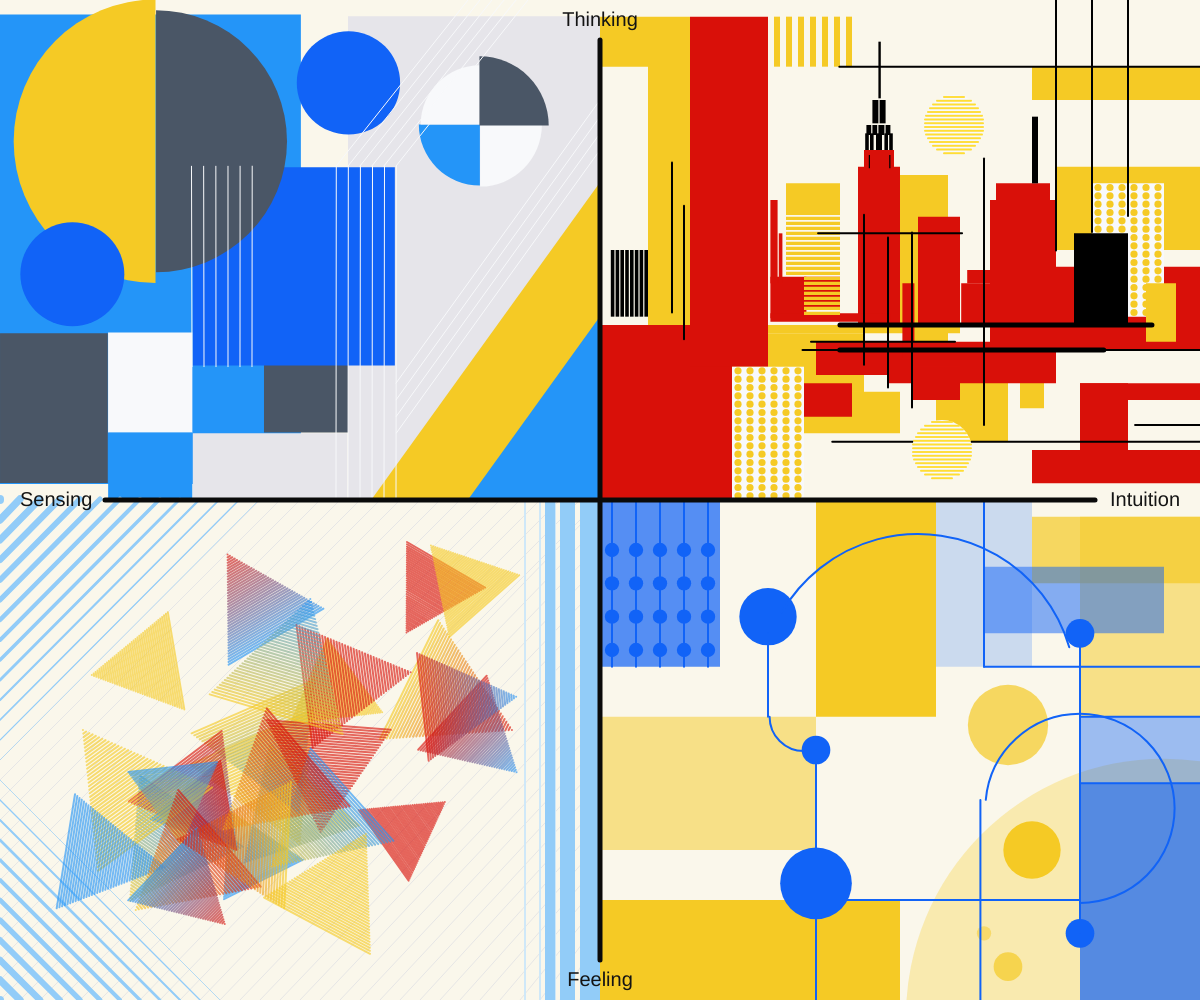
Frame 1 (no input)
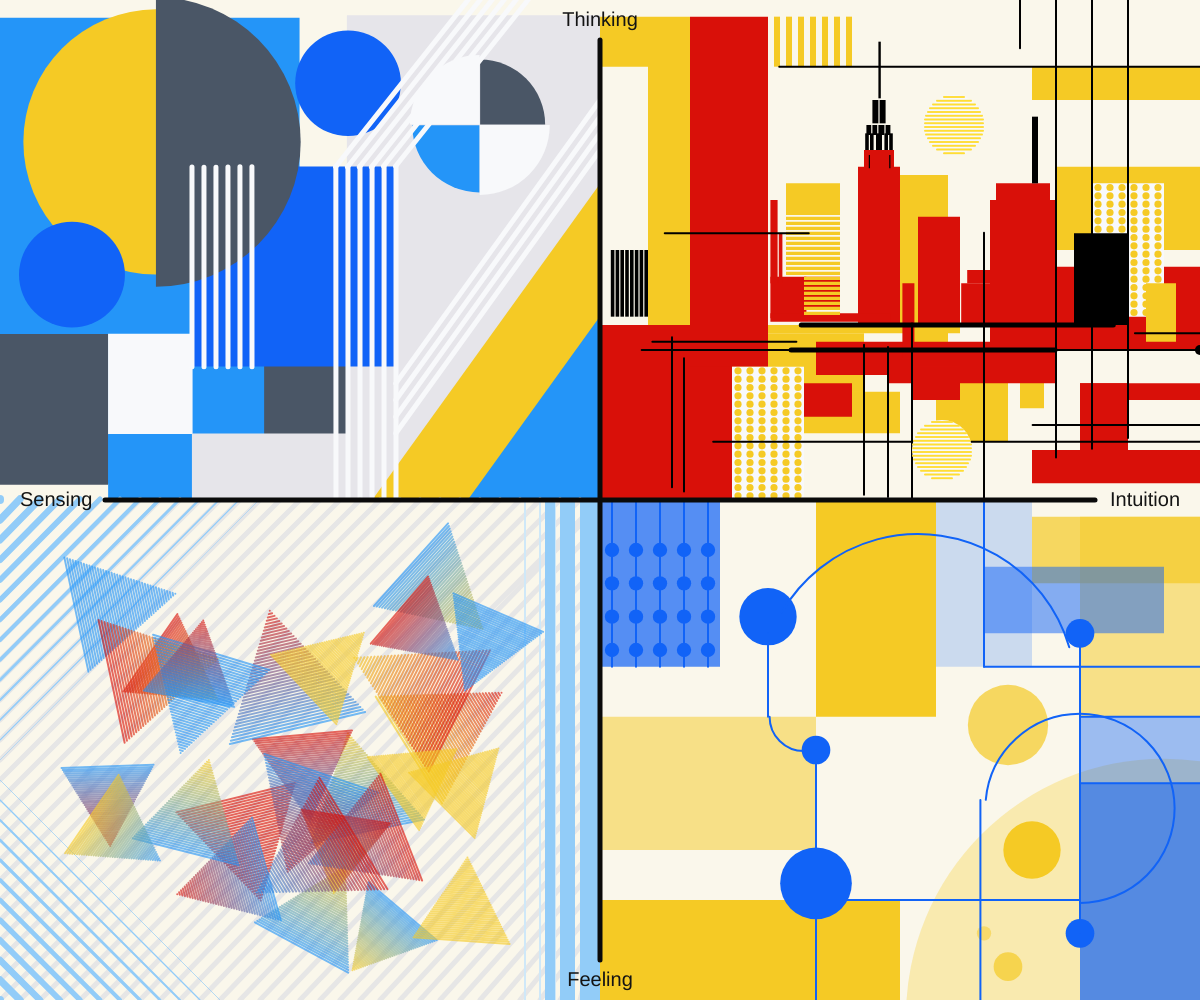
Frame 60 (no input)
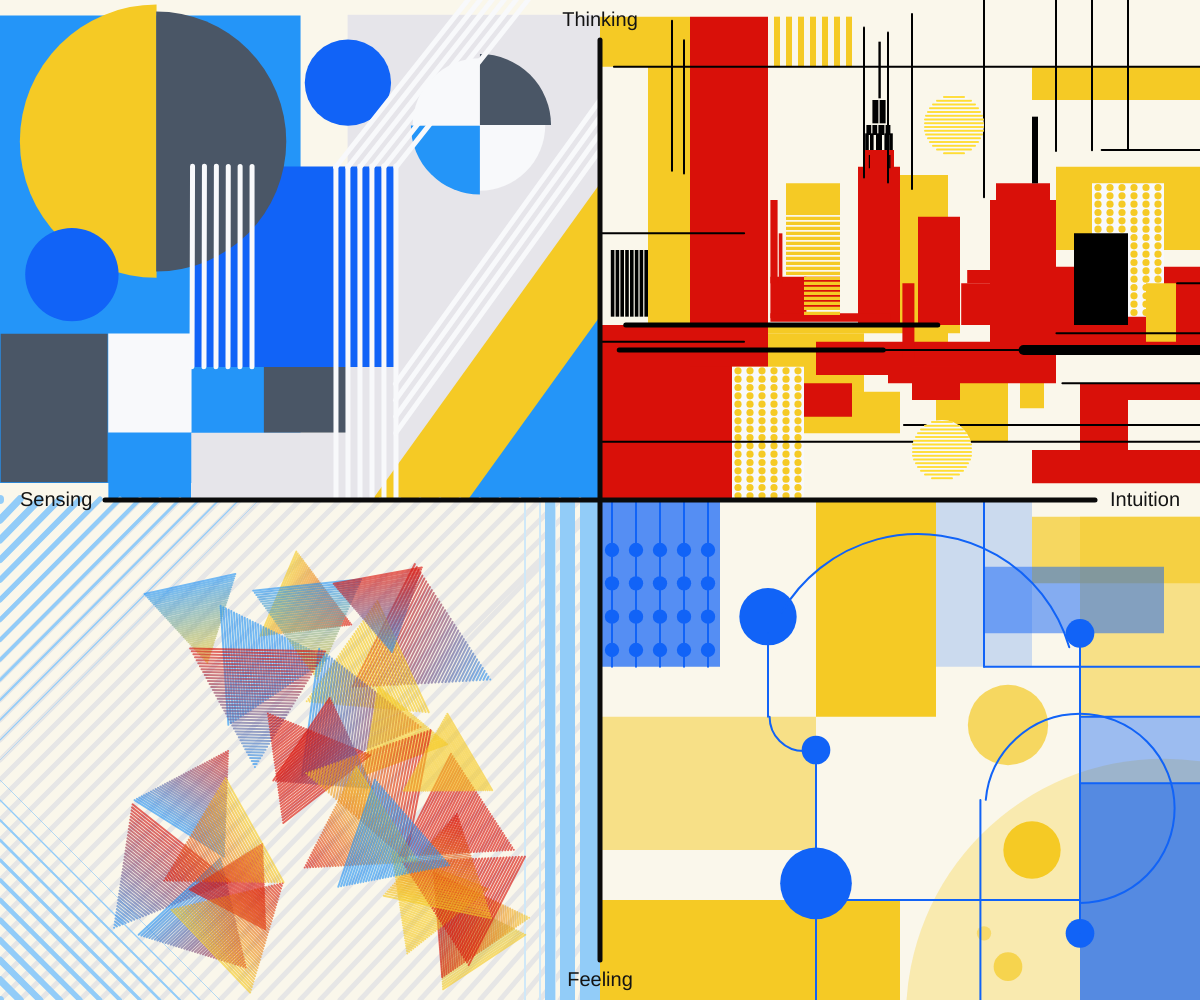
Frame 120 (the mouse pressed at the canvas centre since frame 60)

The p5.js sketch that drew these frames (run headless with seeded random() and noise() and a simulated clock; from frame 60 on, the mouse is pressed at the canvas centre):

// p5.js sketch
// ── sketch.js
/****************** Define global variables ******************/
const baseWidth = 1000;
const baseHeight = 600;
// Variables for the Sensing-Feeling quadrant visualization
let triangles = []; // Store triangles in the Sensing-Feeling quadrant
let dotSpacing = 24; // Dot spacing in the Sensing-Feeling pattern
let dotRadius = 2; // Dot radius in the Sensing-Feeling pattern
// Store original triangle positions for responsive design
let relativeTriangles = [];

// Add global variables for "top left zone" 
let topLeftRectSizeNoise = [];
let topLeftRectPosNoiseX = [];
let topLeftRectPosNoiseY = [];
let topLeftCircleSizeNoise = [];
let topLeftCirclePosNoiseX = [];
let topLeftCirclePosNoiseY = [];
const noiseArrayLength = 100;
const noiseStep = 0.05;

// Add global variables of "easing + transformation" animation for "top right zone"
const lineAnimationTime = 180; // Whole animation time
const lineEntranceFactor = 0.7; // Entrance animation ratio

// Add animation variables for "top right lines"
let topRightAnimationFrame = 0;
let topRightNoiseOffset = 0;

/************** Color palrtte and random function **************/
const palette = [
  [36, 149, 248],  //blue 1
  [17, 99, 247],   //blue 2
  [217, 16, 9],    //red 1
  [209, 55, 47],   //red 2
  [245, 202, 37],  //yellow 1
  [240, 214, 45],  //yellow 2
  [74, 86, 102],   //black
  [217, 217, 217], //grey 1
  [230, 229, 234], //grey 2
  [248, 249, 251], //white
];
// random color
function randomInt(maximum) {
  // Return a random integer from 0 up to (but not including) maximum
  return Math.floor(Math.random() * maximum);
}
function makeRGB(redInputValue, greenInputValue, blueInputValue) {
  if (redInputValue !== undefined && greenInputValue !== undefined && blueInputValue !== undefined) {
    return `rgb(${redInputValue}, ${greenInputValue}, ${blueInputValue})`;
  } else {
    let color = palette[randomInt(palette.length)];
    return `rgb(${color[0]}, ${color[1]}, ${color[2]})`;
  }
}

/****************** Top left shape data definition ******************/
const rects_topleft = [
  { x: 0, y: 10, w: 250, h: 280, color: makeRGB(36, 149, 248) },
  { x: 290, y: 10, w: 210, h: 290, color: makeRGB(230, 229, 234) },
  { x: 0, y: 200, w: 90, h: 90, color: makeRGB(74, 86, 102) },
  { x: 90, y: 200, w: 70, h: 60, color: makeRGB(248, 249, 251) },
  { x: 90, y: 260, w: 70, h: 40, color: makeRGB(36, 149, 248) },
  { x: 220, y: 200, w: 70, h: 60, color: makeRGB(74, 86, 102) },
  { x: 160, y: 260, w: 130, h: 40, color: makeRGB(230, 229, 234) },
  { x: 160, y: 100, w: 170, h: 120, color: makeRGB(17, 99, 247) },
];
const circles_topleft = [
  { x: 130, y: 85, r: 80, startAngle: 1 / 2 * Math.PI, endAngle: -1 / 2 * Math.PI, color: makeRGB(245, 202, 37), type: 'arc' },
  { x: 130, y: 85, r: 80, startAngle: -1 / 2 * Math.PI, endAngle: 1 / 2 * Math.PI, color: makeRGB(74, 86, 102), type: 'arc' },
  { x: 60, y: 165, r: 30, color: makeRGB(17, 99, 247), type: 'full' },
  { x: 290, y: 50, r: 30, color: makeRGB(17, 99, 247), type: 'full' },
  { x: 400, y: 75, r: 40, startAngle: 0, endAngle: Math.PI / 2, color: makeRGB(248, 249, 251), type: 'arc' },
  { x: 400, y: 75, r: 40, startAngle: Math.PI / 2, endAngle: Math.PI, color: makeRGB(36, 149, 248), type: 'arc' },
  { x: 400, y: 75, r: 40, startAngle: Math.PI, endAngle: 3 * Math.PI / 2, color: makeRGB(248, 249, 251), type: 'arc' },
  { x: 400, y: 75, r: 40, startAngle: 3 * Math.PI / 2, endAngle: 2 * Math.PI, color: makeRGB(74, 86, 102), type: 'arc' },
];
const lines_topleft = [
  { x1: 160, y1: 100, x2: 160, y2: 220, color: makeRGB(248, 249, 251), weight: 2 },
  { x1: 170, y1: 100, x2: 170, y2: 220, color: makeRGB(248, 249, 251), weight: 2 },
  { x1: 180, y1: 100, x2: 180, y2: 220, color: makeRGB(248, 249, 251), weight: 2 },
  { x1: 190, y1: 100, x2: 190, y2: 220, color: makeRGB(248, 249, 251), weight: 2 },
  { x1: 200, y1: 100, x2: 200, y2: 220, color: makeRGB(248, 249, 251), weight: 2 },
  { x1: 210, y1: 100, x2: 210, y2: 220, color: makeRGB(248, 249, 251), weight: 2 },
  { x1: 280, y1: 100, x2: 280, y2: 300, color: makeRGB(248, 249, 251), weight: 2 },
  { x1: 290, y1: 100, x2: 290, y2: 300, color: makeRGB(248, 249, 251), weight: 2 },
  { x1: 300, y1: 100, x2: 300, y2: 300, color: makeRGB(248, 249, 251), weight: 2 },
  { x1: 310, y1: 100, x2: 310, y2: 300, color: makeRGB(248, 249, 251), weight: 2 },
  { x1: 320, y1: 100, x2: 320, y2: 300, color: makeRGB(248, 249, 251), weight: 2 },
  { x1: 330, y1: 100, x2: 330, y2: 300, color: makeRGB(248, 249, 251), weight: 2 },
  { x1: 330, y1: 260, x2: 500, y2: 90, color: makeRGB(248, 249, 251), weight: 2 },
  { x1: 330, y1: 250, x2: 500, y2: 80, color: makeRGB(248, 249, 251), weight: 2 },
  { x1: 330, y1: 240, x2: 500, y2: 70, color: makeRGB(248, 249, 251), weight: 2 },
  { x1: 330, y1: 230, x2: 500, y2: 60, color: makeRGB(248, 249, 251), weight: 2 },
  { x1: 280, y1: 100, x2: 390, y2: 0, color: makeRGB(248, 249, 251), weight: 2 },
  { x1: 290, y1: 100, x2: 400, y2: 0, color: makeRGB(248, 249, 251), weight: 2 },
  { x1: 300, y1: 100, x2: 410, y2: 0, color: makeRGB(248, 249, 251), weight: 2 },
  { x1: 310, y1: 100, x2: 420, y2: 0, color: makeRGB(248, 249, 251), weight: 2 },
  { x1: 320, y1: 100, x2: 430, y2: 0, color: makeRGB(248, 249, 251), weight: 2 },
  { x1: 330, y1: 100, x2: 440, y2: 0, color: makeRGB(248, 249, 251), weight: 2 },
];
const triangles_topleft = [
  // Large yellow triangle (side length 190)
  {
    points: [
      { x: 500, y: 300 }, // Right angle vertex (origin of coordinate axes)
      { x: 310, y: 300 }, // Horizontal edge point (left 190)
      { x: 500, y: 110 }  // Vertical edge point (upward 190)
    ],
    color: makeRGB(245, 202, 37),
    type: 'right_triangle_large'
  },
  // Small blue triangle (side length 110)
  {
    points: [
      { x: 500, y: 300 }, // Right angle vertex (origin of coordinate axes)
      { x: 390, y: 300 }, // Horizontal edge point (left 110)
      { x: 500, y: 190 }  // Vertical edge point (upward 110)
    ],
    color: makeRGB(36, 149, 248),
    type: 'right_triangle_small'
  }
];

/****************** Top right shape data definition ******************/
const rects_topright_background_yellow = [
  { x: 0, y: 40, w: 140, h: 20 },
  { x: 0, y: 100, w: 120, h: 50 },
  { x: 210, y: 105, w: 60, h: 90 },
  { x: 460, y: 10, w: 40, h: 30 },
  { x: 425, y: 10, w: 35, h: 290 },
  { x: 350, y: 10, w: 5, h: 30 },
  { x: 340, y: 10, w: 5, h: 30 },
  { x: 330, y: 10, w: 5, h: 30 },
  { x: 320, y: 10, w: 5, h: 30 },
  { x: 310, y: 10, w: 5, h: 30 },
  { x: 300, y: 10, w: 5, h: 30 },
  { x: 290, y: 10, w: 5, h: 30 },
  { x: 280, y: 200, w: 220, h: 40 },
  { x: 200, y: 195, w: 280, h: 5 },
  { x: 210, y: 185, w: 30, h: 35 },
  { x: 250, y: 235, w: 230, h: 25 },
  { x: 160, y: 215, w: 60, h: 50 },
  { x: 130, y: 215, w: 20, h: 30 },
]
const rects_topright_background_red = [
  { x: 0, y: 160, w: 130, h: 50 },
  { x: 390, y: 195, w: 110, h: 105 },
  { x: 390, y: 10, w: 35, h: 210 },
  { x: 360, y: 10, w: 30, h: 210 },
  { x: 0, y: 230, w: 100, h: 10 },
  { x: 60, y: 230, w: 40, h: 40 },
  { x: 0, y: 270, w: 140, h: 20 },
  { x: 120, y: 210, w: 140, h: 20 },
  { x: 175, y: 205, w: 145, h: 20 },
  { x: 290, y: 230, w: 40, h: 20 },
  { x: 200, y: 220, w: 40, h: 20 },
]
const rects_topright_building_red = [
  { x: 250, y: 100, w: 35, h: 95 },
  { x: 255, y: 90, w: 25, h: 15 },
  { x: 238, y: 170, w: 10, h: 45 },
  { x: 200, y: 130, w: 35, h: 65 },
  { x: 174, y: 170, w: 25, h: 25 },
  { x: 174, y: 162, w: 20, h: 8 },
  { x: 120, y: 120, w: 55, h: 90, dots: true },
  { x: 125, y: 110, w: 45, h: 10 },
  { x: 300, y: 166, w: 30, h: 20 },
  { x: 328, y: 166, w: 30, h: 25 },
  { x: 352, y: 120, w: 6, h: 50 },
  { x: 348, y: 140, w: 3, h: 30 },
  { x: 258, y: 188, w: 100, h: 5 },
]
const rects_topright_building_black = [
  { x: 256, y: 80, w: 3, h: 10 },
  { x: 260, y: 80, w: 3, h: 10 },
  { x: 265, y: 80, w: 5, h: 10 },
  { x: 272, y: 80, w: 3, h: 10 },
  { x: 276, y: 80, w: 3, h: 10 },
  { x: 274, y: 75, w: 4, h: 6 },
  { x: 269, y: 75, w: 4, h: 6 },
  { x: 263, y: 75, w: 5, h: 6 },
  { x: 258, y: 75, w: 4, h: 6 },
  { x: 262, y: 60, w: 5, h: 14 },
  { x: 268, y: 60, w: 5, h: 14 },
  { x: 266, y: 25, w: 2, h: 34 },
  { x: 275, y: 93, w: 1, h: 8 },
  { x: 258, y: 93, w: 1, h: 8 },
  { x: 60, y: 140, w: 45, h: 55 },
  { x: 135, y: 70, w: 5, h: 40 },
  { x: 460, y: 150, w: 3, h: 40 },
  { x: 464, y: 150, w: 3, h: 40 },
  { x: 468, y: 150, w: 3, h: 40 },
  { x: 472, y: 150, w: 3, h: 40 },
  { x: 476, y: 150, w: 3, h: 40 },
  { x: 480, y: 150, w: 3, h: 40 },
  { x: 484, y: 150, w: 3, h: 40 },
  { x: 488, y: 150, w: 3, h: 40 },
]
const rects_topright_building_yellow = [
  { x: 300, y: 110, w: 45, h: 19 },
  { x: 300, y: 130, w: 45, h: 2 },
  { x: 300, y: 133, w: 45, h: 2 },
  { x: 300, y: 136, w: 45, h: 2 },
  { x: 300, y: 139, w: 45, h: 2 },
  { x: 300, y: 142, w: 45, h: 2 },
  { x: 300, y: 145, w: 45, h: 2 },
  { x: 300, y: 148, w: 45, h: 2 },
  { x: 300, y: 151, w: 45, h: 2 },
  { x: 300, y: 154, w: 45, h: 2 },
  { x: 300, y: 157, w: 45, h: 2 },
  { x: 300, y: 160, w: 45, h: 2 },
  { x: 300, y: 163, w: 45, h: 2 },
  { x: 300, y: 166, w: 30, h: 2 },
  { x: 300, y: 169, w: 30, h: 2 },
  { x: 300, y: 172, w: 30, h: 2 },
  { x: 300, y: 175, w: 30, h: 2 },
  { x: 300, y: 178, w: 30, h: 2 },
  { x: 300, y: 181, w: 30, h: 2 },
  { x: 300, y: 184, w: 30, h: 2 },
  { x: 300, y: 187, w: 30, h: 2 },
  { x: 20, y: 170, w: 25, h: 35 },
]
const rects_topright_background_white = [
  { x: 330, y: 220, w: 60, h: 80, dots: true },
  { x: 30, y: 110, w: 60, h: 80, dots: true }
]
const lines_topright_1 = [
  { x1: 0, y1: 210, x2: 175, y2: 210 }
]
const lines_topright_2 = [
  { x1: 240, y1: 195, x2: 500, y2: 195 },
  { x1: 280, y1: 210, x2: 500, y2: 210 },
]
const lines_topright_3 = [
  { x1: 0, y1: 40, x2: 500, y2: 40 },
  { x1: 0, y1: 90, x2: 90, y2: 90 },
  { x1: 0, y1: 230, x2: 120, y2: 230 },
  { x1: 0, y1: 255, x2: 250, y2: 255 },
  { x1: 0, y1: 265, x2: 500, y2: 265 },
  { x1: 0, y1: 170, x2: 20, y2: 170 },
  { x1: 0, y1: 200, x2: 120, y2: 200 },
  { x1: 380, y1: 140, x2: 500, y2: 140 },
  { x1: 380, y1: 205, x2: 500, y2: 205 },
  { x1: 0, y1: 210, x2: 500, y2: 210 },
  { x1: 60, y1: 10, x2: 60, y2: 290 },
  { x1: 90, y1: 10, x2: 90, y2: 290 },
  { x1: 120, y1: 10, x2: 120, y2: 290 },
  { x1: 150, y1: 10, x2: 150, y2: 40 },
  { x1: 440, y1: 210, x2: 440, y2: 300 },
  { x1: 430, y1: 220, x2: 430, y2: 300 },
  { x1: 280, y1: 210, x2: 280, y2: 300 },
  { x1: 260, y1: 210, x2: 260, y2: 300 },
  { x1: 240, y1: 195, x2: 240, y2: 300 },
  { x1: 180, y1: 140, x2: 180, y2: 300 },
]

/****************** Bottom right shape data definition ******************/
const circles_bottomright_yellow = [
  { x: 30, y: -10, r: 180, color: 'rgba(245, 202, 37, 0.3)' },
  { x: 160, y: 165, r: 28, color: 'rgba(245, 202, 37, 0.7)' },
  { x: 140, y: 90, r: 20, color: 'rgba(245, 202, 37, 1)' },
  { x: 180, y: 40, r: 5, color: 'rgba(245, 202, 37, 0.5)' },
  { x: 160, y: 20, r: 10, color: 'rgba(245, 202, 37, 0.7)' },
]
const rects_bottom_right_yellow = [
  { x: 250, y: 0, w: 250, h: 60, color: 'rgba(245, 202, 37, 1)' },
  { x: 320, y: 90, w: 180, h: 80, color: 'rgba(245, 202, 37, 0.5)' },
  { x: 220, y: 170, w: 100, h: 130, color: 'rgba(245, 202, 37, 1)' },
  { x: 0, y: 250, w: 140, h: 40, color: 'rgba(245, 202, 37, 0.7)' },
  { x: 0, y: 170, w: 100, h: 120, color: 'rgba(245, 202, 37, 0.5)' },
]
const rects_bottom_right_blue = [
  { x: 0, y: 0, w: 100, h: 130, color: 'rgba(17, 99, 247, 0.7)' },
  { x: 0, y: 130, w: 100, h: 40, color: 'rgba(17, 99, 247, 0.4)' },
  { x: 30, y: 220, w: 150, h: 40, color: 'rgba(17, 99, 247, 0.5)' },
  { x: 140, y: 200, w: 80, h: 100, color: 'rgba(17, 99, 247, 0.2)' },
  { x: 400, y: 200, w: 100, h: 100, color: 'rgba(17, 99, 247, 0.7)' },
]
const circles_bottomright_blue = [
  { x: 360, y: 230, r: 20, color: 'rgba(17, 99, 247, 1)' },
  { x: 320, y: 150, r: 10, color: 'rgba(17, 99, 247, 1)' },
  { x: 100, y: 220, r: 10, color: 'rgba(17, 99, 247, 1)' },
  { x: 100, y: 40, r: 10, color: 'rgba(17, 99, 247, 1)' },
  { x: 320, y: 70, r: 25, color: 'rgba(17, 99, 247, 1)' },
  { x: 410, y: 210, r: 5, color: 'rgba(17, 99, 247, 1)' },
  { x: 430, y: 210, r: 5, color: 'rgba(17, 99, 247, 1)' },
  { x: 450, y: 210, r: 5, color: 'rgba(17, 99, 247, 1)' },
  { x: 470, y: 210, r: 5, color: 'rgba(17, 99, 247, 1)' },
  { x: 490, y: 210, r: 5, color: 'rgba(17, 99, 247, 1)' },
  { x: 410, y: 230, r: 5, color: 'rgba(17, 99, 247, 1)' },
  { x: 430, y: 230, r: 5, color: 'rgba(17, 99, 247, 1)' },
  { x: 450, y: 230, r: 5, color: 'rgba(17, 99, 247, 1)' },
  { x: 470, y: 230, r: 5, color: 'rgba(17, 99, 247, 1)' },
  { x: 490, y: 230, r: 5, color: 'rgba(17, 99, 247, 1)' },
  { x: 410, y: 250, r: 5, color: 'rgba(17, 99, 247, 1)' },
  { x: 430, y: 250, r: 5, color: 'rgba(17, 99, 247, 1)' },
  { x: 450, y: 250, r: 5, color: 'rgba(17, 99, 247, 1)' },
  { x: 470, y: 250, r: 5, color: 'rgba(17, 99, 247, 1)' },
  { x: 490, y: 250, r: 5, color: 'rgba(17, 99, 247, 1)' },
  { x: 410, y: 270, r: 5, color: 'rgba(17, 99, 247, 1)' },
  { x: 430, y: 270, r: 5, color: 'rgba(17, 99, 247, 1)' },
  { x: 450, y: 270, r: 5, color: 'rgba(17, 99, 247, 1)' },
  { x: 470, y: 270, r: 5, color: 'rgba(17, 99, 247, 1)' },
  { x: 490, y: 270, r: 5, color: 'rgba(17, 99, 247, 1)' },
  { x1: 410, y1: 290, x2: 430, y2: 290, color: 'rgba(17, 99, 247, 1)' },
  { x1: 450, y1: 290, x2: 470, y2: 290, color: 'rgba(17, 99, 247, 1)' },
]
const lines_bottomright = [
  { x1: 0, y1: 200, x2: 180, y2: 200 },
  { x1: 0, y1: 170, x2: 100, y2: 170 },
  { x1: 0, y1: 130, x2: 100, y2: 130 },
  { x1: 100, y1: 60, x2: 320, y2: 60 },
  { x1: 180, y1: 300, x2: 180, y2: 200 },
  { x1: 100, y1: 220, x2: 100, y2: 40 },
  { x1: 360, y1: 220, x2: 360, y2: 170 },
  { x1: 320, y1: 150, x2: 320, y2: 0 },
  { x1: 183, y1: 120, x2: 183, y2: 0 },
  { x1: 410, y1: 200, x2: 410, y2: 300 },
  { x1: 430, y1: 200, x2: 430, y2: 300 },
  { x1: 450, y1: 200, x2: 450, y2: 300 },
  { x1: 470, y1: 200, x2: 470, y2: 300 },
  { x1: 490, y1: 200, x2: 490, y2: 300 },
]
const arcs_bottomright = [
  {
    cx: 100,
    cy: 115,
    radius: 132,
    startAngle: Math.PI / 35,
    endAngle: Math.PI / 2,
  },
  {
    cx: 235,
    cy: 185,
    radius: 220,
    startAngle: Math.PI / 6,
    endAngle: Math.PI / 1.1,
  },
  {
    cx: 100,
    cy: 115,
    radius: 132,
    startAngle: Math.PI / 2,
    endAngle: Math.PI / -2,
  },
  {
    cx: 330,
    cy: 170,
    radius: 48,
    startAngle: -Math.PI / 2,
    endAngle: 0,
  }
];

function setup() {
  createCanvas(windowWidth, windowHeight);
  //noLoop();// Remove noLoop() so that the draw function can continue to play the animation.
  generateStructuredTriangles(6, 8); // Rule grid structure
  updateTriangles();

  // Pre-generate Perlin Noise sequence for the TopLeft region
  for (let i = 0; i < noiseArrayLength; i++) {
    // Noise of rectangle size variation
    topLeftRectSizeNoise.push(noise(i * noiseStep));
    // Noise of rectangle position X offset
    topLeftRectPosNoiseX.push(noise(i * noiseStep + 10)); // +10 错开噪点起始
    // Noise of rectangle position Y offset
    topLeftRectPosNoiseY.push(noise(i * noiseStep + 20));
    // Noise of varying circular size
    topLeftCircleSizeNoise.push(noise(i * noiseStep + 30));
    // Noise of circular position X offset
    topLeftCirclePosNoiseX.push(noise(i * noiseStep + 40));
    // Noise of circular position Y offset
    topLeftCirclePosNoiseY.push(noise(i * noiseStep + 50));
  }
}


/**************************** Main drawing function ****************************/
function draw() {
  background(250, 247, 235);
  // Calculate the horizontal and vertical scaling ratios to ensure that the graphic adapts to the screen size.
  // width and height are the current width and height of the canvas.
  // baseWidth and baseHeight are the original dimensions used as a reference during design.
  let scaleX = width / baseWidth;
  let scaleY = height / baseHeight;

  //-----------------------Top left-----------------------//
  drawTopLeft(scaleX, scaleY);

  //-----------------------Top right-----------------------//
  drawTopRight(scaleX, scaleY);

  //----------------------Bottom left----------------------//
  drawBottomLeft(scaleX, scaleY);

  //----------------------Bottom right---------------------//
  drawBottomRight(scaleX, scaleY);

  // Draw fixed-size, scalable circles at a specified location //
  drawFixedCircles(scaleX, scaleY);

  //-------------Draw coordinate axes and text------------//
  drawCoordinates();

}



/********************************* Function zone 1 *********************************/
//---- Function：draw dots inside the rectangle and scale to fit. ----//
function drawDotsInRect(rectObj, scaleX = 1, scaleY = 1) {
  let dotR = 5 * ((scaleX + scaleY) / 2);
  let gapX = 10 * scaleX;
  let gapY = 5 * scaleY;

  fill(245, 202, 37);
  noStroke();
  for (let x = rectObj.x + gapX / 2; x < rectObj.x + rectObj.w; x += gapX) {
    for (let y = rectObj.y + gapY / 2; y < rectObj.y + rectObj.h; y += gapY) {
      ellipse(x, y, dotR, dotR);
    }
  }
  stroke(20);
}

//---- Function：draw lines inside the circles and scale to fit. ----//
function drawLinesInCircle(circleObj) {
  let gap = circleObj.r / 8; // Gap of lines
  stroke(255, 221, 51);
  strokeWeight(2);
  // Filled with lines
  for (let y = circleObj.y - circleObj.r + gap / 2; y < circleObj.y + circleObj.r; y += gap) {
    for (let x = circleObj.x - circleObj.r; x <= circleObj.x + circleObj.r; x += 1) {
      if (dist(x, y, circleObj.x, circleObj.y) < circleObj.r) {
        point(x, y);
      }
    }
  }
  stroke(30);
}
/********************************* --------------- *********************************/


/************************ Function zone 2 - Drawing four parts ************************/
//---------------- Function: draw top left shapes ----------------//
function drawTopLeft(scaleX, scaleY) {
  // get current noise array
  let currentIndex = frameCount % noiseArrayLength;
  for (let i = 0; i < rects_topleft.length; i++) {
    let r = rects_topleft[i];
    fill(r.color);
    noStroke();

    // Get values from a pre-generated noise array
    let rectNoiseIndex = (currentIndex + i * 5) % noiseArrayLength;
    // Size noise: let the width and height fluctuate slightly above and below the original size
    let sizeFactor = map(topLeftCircleSizeNoise[rectNoiseIndex], 0, 1, 0.98, 1.03);
    // Position noise
    let offsetX = map(topLeftRectPosNoiseX[rectNoiseIndex], 0, 1, -1, 1) * scaleX;
    let offsetY = map(topLeftRectPosNoiseY[rectNoiseIndex], 0, 1, -1, 1) * scaleY;
    // Apply noise animation
    let startW = r.w * scaleX;
    let startH = r.h * scaleY;
    let animatedW = startW * sizeFactor;
    let animatedH = startH * sizeFactor;
    let x = r.x * scaleX + offsetX + (startW - animatedW) / 2;
    let y = r.y * scaleY + offsetY + (startH - animatedH) / 2;

    rect(x, y, animatedW, animatedH);
  }

  // Draw triangles
  for (let i = 0; i < triangles_topleft.length; i++) {
    let t = triangles_topleft[i];
    let triangleNoiseIndex = (currentIndex + i * 12) % noiseArrayLength;
    fill(t.color);
    noStroke();
    beginShape();
    for (let j = 0; j < t.points.length; j++) {
      let point = t.points[j];
      let tOffsetX = map(topLeftCirclePosNoiseX[triangleNoiseIndex], 0, 1, -0.8, 0.8) * scaleX;
      let tOffsetY = map(topLeftCirclePosNoiseY[triangleNoiseIndex], 0, 1, -0.8, 0.8) * scaleY;
      let x = point.x * scaleX + tOffsetX;
      let y = point.y * scaleY + tOffsetY;
      vertex(x, y);
    }
    endShape(CLOSE);
  }
  // Draw circles
  for (let i = 0; i < circles_topleft.length; i++) {
    let c = circles_topleft[i];
    fill(c.color);
    noStroke();

    // Animation variables
    let circleNoiseIndex = (currentIndex + i * 7) % noiseArrayLength;
    let radiusFactor = map(topLeftCircleSizeNoise[circleNoiseIndex], 0, 1, 0.95, 1.5);
    // Animation
    let cOffsetX = map(topLeftCirclePosNoiseX[circleNoiseIndex], 0, 1, -0.8, 0.8) * scaleX;
    let cOffsetY = map(topLeftCirclePosNoiseY[circleNoiseIndex], 0, 1, -0.8, 0.8) * scaleY;
    let x = c.x * scaleX + cOffsetX;
    let y = c.y * scaleY + cOffsetY;
    let r = c.r * ((scaleX + scaleY) / 2);
    let animateR = r * radiusFactor;
    // Determine whether it is a full circle or a half circle.
    if (c.type === 'full') {
      ellipse(x, y, animateR * 2, animateR * 2);
    } else if (c.type === 'arc') {
      arc(x, y, animateR * 2, animateR * 2, c.startAngle, c.endAngle, PIE);
    }
  }
  // Draw lines
  for (let i = 0; i < lines_topleft.length; i++) {
    let l = lines_topleft[i];
    stroke(l.color);
    // Animation variables
    let lineNoiseIndex = (currentIndex + i * 2) % noiseArrayLength;
    let weightFactor = map(noiseArrayLength[lineNoiseIndex], 0, 1, 0.8, 0.2);
    let lOffsetX = map(topLeftCirclePosNoiseX[lineNoiseIndex], 0, 1, -0.8, 0.8) * scaleX;
    let lOffsetY = map(topLeftCirclePosNoiseY[lineNoiseIndex], 0, 1, -0.8, 0.8) * scaleY;
    // Animation
    strokeWeight(l.weight * ((scaleX + scaleY) / 2) * weightFactor);
    let x1 = l.x1 * scaleX + lOffsetX;
    let y1 = l.y1 * scaleY + lOffsetY;
    let x2 = l.x2 * scaleX;
    let y2 = l.y2 * scaleY;
    line(x1, y1, x2, y2);
  }
}

//---------------- Function: draw top right shapes ----------------//
function drawTopRight(scaleX, scaleY) {
  // Update animation variables
  topRightAnimationFrame = (topRightAnimationFrame + 1) % lineAnimationTime;
  topRightNoiseOffset += 0.02;

  // Calculate noise-based speed factor
  // Use the noise() function to generate a speed change factor (0.8-1.2 times)
  // To make the animation speed have a natural fluctuation effect
  let speedFactor = map(noise(topRightNoiseOffset), 0, 1, 0.8, 1.2);

  push();
  translate(width, 0); // Move the origin to the right side
  scale(-1, 1);        // Flip horizontally
  // Draw background shapes
  for (let i = 0; i < rects_topright_background_yellow.length; i++) {
    let r = rects_topright_background_yellow[i];
    fill(makeRGB(245, 202, 37));
    noStroke();
    rect(
      r.x * scaleX,
      r.y * scaleY,
      r.w * scaleX,
      r.h * scaleY
    );
  }
  for (let i = 0; i < rects_topright_background_red.length; i++) {
    let r = rects_topright_background_red[i];
    fill(makeRGB(217, 16, 9));
    noStroke();
    rect(
      r.x * scaleX,
      r.y * scaleY,
      r.w * scaleX,
      r.h * scaleY
    );
  }
  pop();
  for (let i = 0; i < rects_topright_background_white.length; i++) {
    let r = rects_topright_background_white[i];
    let fillColor = makeRGB(248, 249, 251);
    fill(fillColor);
    noStroke();
    let x = width - (r.x + r.w) * scaleX;
    let y = r.y * scaleY;
    let w = r.w * scaleX;
    let h = r.h * scaleY;
    rect(x, y, w, h);
    if (r.dots) {
      drawDotsInRect({ x, y, w, h }, scaleX, scaleY);
    }
  }

  // Draw buildings
  push();
  translate(width, 0);
  scale(-1, 1);
  for (let i = 0; i < rects_topright_building_red.length; i++) {
    let r = rects_topright_building_red[i];
    fill(makeRGB(217, 16, 9));
    noStroke();
    rect(
      r.x * scaleX,
      r.y * scaleY,
      r.w * scaleX,
      r.h * scaleY
    );
  }
  for (let i = 0; i < rects_topright_building_black.length; i++) {
    let r = rects_topright_building_black[i];
    fill(makeRGB(0, 0, 0));
    noStroke();
    rect(
      r.x * scaleX,
      r.y * scaleY,
      r.w * scaleX,
      r.h * scaleY
    );
  }
  for (let i = 0; i < rects_topright_building_yellow.length; i++) {
    let r = rects_topright_building_yellow[i];
    fill(makeRGB(245, 202, 37));
    noStroke();
    rect(
      r.x * scaleX,
      r.y * scaleY,
      r.w * scaleX,
      r.h * scaleY
    );
  }

  // Draw animated lines with entrance effects  using noise, easing, and axis-based transform
  // Group all lines and animate based on their orientation
  // This group method is generate from Copilot
  /* Prompts: I want to use the method of "if the x1 and x2 coordinates are almost the same (the difference is less than 1),
              it means this is a vertical line" to distinguish the horizontal and vertical line animations in the three const groups.
              How can I modify the code without adjusting the const array?
  */
  let allLines = [
    // Spread all items from lines_topright_n,
    // and for each line, add a new property: weight = m
    ...lines_topright_1.map(l => ({ ...l, weight: 10 })),// ...1: Keep all original properties of the line (x1, y1, x2, y2)
    ...lines_topright_2.map(l => ({ ...l, weight: 5 })),
    ...lines_topright_3.map(l => ({ ...l, weight: 2 }))
  ];

  for (let i = 0; i < allLines.length; i++) {
    let l = allLines[i];
    let isVertical = abs(l.x1 - l.x2) < 1;   // If x coordinates are nearly the same, it's vertical
    let isHorizontal = abs(l.y1 - l.y2) < 1; // If y coordinates are nearly the same, it's horizontal

    // Calculate animation progress with offset based on line index
    let progress = ((topRightAnimationFrame * speedFactor + i * 5) % lineAnimationTime) / lineAnimationTime;
    let ease = easeAnimation(progress % 1);

    let translateX = 0;
    let translateY = 0;

    if (isHorizontal) {
      // Horizontal line - animate from left
      // ease from 0 to 1, map maps it to -200 * scaleX to 0
      // means smooth transition from left -200px * scale ratio to target position
      translateX = map(ease, 0, 1, -200 * scaleX, 0);
    } else if (isVertical) {
      // Vertical line - animate from top
      // Similarly, translate from -200 * scaleY to 0 to achieve top-down animation
      translateY = map(ease, 0, 1, -200 * scaleY, 0);
    }

    push();
    translate(translateX, translateY);
    stroke(makeRGB(0, 0, 0));
    strokeWeight(l.weight); // 'l.weight' was defined when I created 'allLines' by mapping each line and adding a custom 'weight' property
    line(l.x1 * scaleX, l.y1 * scaleY, l.x2 * scaleX, l.y2 * scaleY);
    pop();
  }

  pop();
}

// Easing function for smooth animation
function easeAnimation(t) {
  return t < 0.5 ? 4 * t * t * t : 1 - Math.pow(-2 * t + 2, 3) / 2;
}

//--------------------- Function: draw bottom left triangles-----------------------//
// Render the Sensing-Feeling quadrant with gradient triangles representing emotional patterns
function drawBottomLeft() {
  // Define the background border，to limit the area of the background and the content
  let backColorBorder = {
    x: 0,
    y: height / 2,  // Start from the middle line
    w: width / 2,   // Occupy the left half
    h: height / 2   // Distance to bottom
  }

  // Define the content border, the area of the gradient triangles.
  let border = {
    x: 20,
    y: height / 2 + 10,  // Start from the middle line with padding, to avoid the gradient triangles being too close to the top
    w: width / 2 - 75,   // Occupy the left half with right padding, the right padding is determined by the right side blue rectangles
    h: height / 2 - 10   // Leave space to the bottom, to avoid the gradient triangles being too close to the bottom
  };

  // Draw the background Content
  // The border of the background
  fill(250, 247, 235);
  noStroke();
  rect(backColorBorder.x, backColorBorder.y, backColorBorder.w, backColorBorder.h);

  // Draw grey diagonal lines.
  stroke(230, 230, 230);
  let greyLineSpacing = 20; // Spacing between grey lines

  // Draw grey diagonal lines from top-left to bottom-right with the spacing of greyLineSpacing (20).
  for (let i = 0; i <= backColorBorder.w; i += greyLineSpacing) {
    let startX = backColorBorder.x + i;
    let startY = backColorBorder.y;
    let endX = backColorBorder.x;
    let endY = backColorBorder.y + i;

    // If line exceeds bottom boundary, adjust endpoint
    if (endY > backColorBorder.y + backColorBorder.h) {
      let excess = endY - (backColorBorder.y + backColorBorder.h);
      endX += excess;
      endY = backColorBorder.y + backColorBorder.h;
    }

    line(startX, startY, endX, endY);
  }

  // Continue drawing grey lines to fill remaining space.
  // These lines start from near the right border (15px offset to avoid overlapping with blue vertical lines)
  // and extend to the bottom-right area, creating a diagonal pattern
  for (let i = greyLineSpacing; i <= backColorBorder.h; i += greyLineSpacing) {
    // Start point X: right border minus 15px offset to avoid overlapping with blue vertical lines
    let startX = backColorBorder.x + backColorBorder.w - 15;
    // Start point Y: moves down by grayLineSpacing (20px) each iteration
    let startY = backColorBorder.y + i;
    let endX = backColorBorder.x + backColorBorder.w - backColorBorder.h + i;
    let endY = backColorBorder.y + backColorBorder.h;

    line(startX, startY, endX, endY);
  }

  // Draw gradient blue diagonal lines in top-left corner
  stroke(146, 204, 248);
  for (let i = 0; i < border.w / 2; i += 20) {
    // Line weight gradually decreases with distance
    strokeWeight(8 - i / 35);
    line(backColorBorder.x + i, backColorBorder.y - 1, backColorBorder.x, backColorBorder.y + i);
  }

  // Draw gradient blue diagonal lines in bottom-left corner
  stroke(146, 204, 248);
  for (let i = 0; i < border.w / 2; i += 20) {
    // Line weight gradually decreases with distance
    strokeWeight(8 - i / 30);
    line(backColorBorder.x + i, backColorBorder.y + backColorBorder.h,
      backColorBorder.x, backColorBorder.y + backColorBorder.h - i);
  }

  // Draw blue vertical lines on the right side
  stroke(207, 232, 248);
  strokeWeight(2);
  for (let i = 0; i < border.w / 6; i += 15) {
    line(backColorBorder.x + backColorBorder.w - i, backColorBorder.y,
      backColorBorder.x + backColorBorder.w - i, backColorBorder.y + backColorBorder.h);
  }

  // Draw three blue rectangles with different widths on the right
  fill(146, 204, 248);
  noStroke();
  // Draw from right to left with decreasing width
  rect(width / 2 - 20, height / 2, 20, height / 2);  // Widest rectangle
  rect(width / 2 - 40, height / 2, 15, height / 2);  // Medium width
  rect(width / 2 - 55, height / 2, 10, height / 2);  // Narrowest rectangle


  // Draw gradient triangles in the content border
  // Limit the number and size of the triangles based on the border size (window size).
  let triangleCount = floor(border.w * border.h / 9000); // Calculate triangle count based on area, 9000 is number to make the triangle count reasonable, the less the number, the more triangles will be generated
  let minSize = min(border.w, border.h) / 10;            // Minimum triangle size
  let maxSize = min(border.w, border.h) / 6;             // Maximum triangle size

  // Define triangle colors
  let colors = [
    [36, 149, 248],  //blue
    [217, 16, 9],    //red
    [245, 202, 37],  //yellow
  ];

  // Generate and draw triangles randomly
  for (let i = 0; i < triangleCount; i++) {
    let size = random(minSize, maxSize);  // The length of the triangle, which is random between minSize and maxSize.
    // Randomly generate the x and y coordinates of the triangle, plus or minus the size of the triangle, to avoid the triangle is too close to the border.
    let x = random(border.x + size, border.x + border.w - size);
    let y = random(border.y + size, border.y + border.h - size);

    // Generate triangle vertices, the triangle is a equilateral triangle.
    // This section is generated by AI (ChatGPT), it is used to generate the vertices of the triangle.
    // The function is adjusted by Xinya Zhang to fit the needs of the project
    let angle = random(TWO_PI);  // Randomly generate the angle of the triangle, to rotate the angle of different triangles.
    let points = [];  // The array to store the vertices of the triangle.  
    // Each triangle has 3 vertices, so j = 3 to generate 3 vertices for each triangle.
    for (let j = 0; j < 3; j++) {
      // The x and y coordinates of the triangle are calculated by the angle and the size of the triangle.
      // The angle is the rotation angle of the triangle, the size is the length of the triangle.
      // For an equilateral triangle, the angle between each vertex is 0°, 120°, 240°. 
      // This technique is from https://editor.p5js.org/jht1493/sketches/cD9r2BqJH
      // The createVector is used to create a vector with the x and y coordinates of the triangle.
      // createVector documentation: https://p5js.org/reference/p5/createVector/
      // The push is used to add the vector to the points array.
      let px = x + cos(angle + j * TWO_PI / 3) * size;
      let py = y + sin(angle + j * TWO_PI / 3) * size;
      points.push(createVector(px, py));
    }

    // Randomly select two colors for gradient
    let c1 = colors[floor(random(colors.length))];
    let c2 = colors[floor(random(colors.length))];

    // Draw gradient triangle
    drawGradientTriangle(
      points[0],
      points[1],
      points[2],
      color(c1[0], c1[1], c1[2], 160),  // The color of the triangle, the alpha is 160, which is 60% transparent
      color(c2[0], c2[1], c2[2], 160)
    );
  }
}

//----------- Function: Generation and drawing of the triangular gradient background in the lower left corner -------------//
// Generate triangles representing emotional patterns in Sensing-Feeling quadrant (Left Corner)
// This technique is from https://editor.p5js.org/ogt/sketches/U2nApW3un
function generateStructuredTriangles(rows, cols) {
  relativeTriangles = [];
  // Divide the entire area into cols × rows grids, and set the relative width and height of each grid.
  let cellW = 1 / cols;
  let cellH = 1 / rows;

  // Increase the grid density to adapt to different screen sizes
  rows = max(rows, floor(height / 100));
  cols = max(cols, floor(width / 100));

  // Generate the adjacent right-angled triangles in rows and columns, and the triangles could form an equivalent triangle. 
  // Record the triangles vertices data to the relativeTriangles function
  for (let i = 0; i < rows; i++) {
    for (let j = 0; j < cols; j++) {
      let x = j * cellW;
      let y = i * cellH;
      relativeTriangles.push([
        createVector(x, y),
        createVector(x + cellW, y),
        createVector(x, y + cellH)
      ]);
      relativeTriangles.push([
        createVector(x + cellW, y),
        createVector(x + cellW, y + cellH),
        createVector(x, y + cellH)
      ]);
    }
  }
}
// Update triangle positions for responsive design (convert the relative triangles to actual coordinates)
function updateTriangles() {
  // Define the border of the Sensing-Feeling quadrant area (Left Corner)
  let border = {
    x: 0,
    y: height / 2 + 10,
    w: width / 2,
    h: height / 2 - 10
  };

  // Convert the relative triangles to actual coordinates
  // The function is generated by AI, it is used to convert the relative triangles to the actual coordinates
  // The function is adjusted by Xinya Zhang to fit the needs of the project
  // The Arrow Function (=>) is used to map the relative triangles to the actual coordinates
  // Traverse and convert each point in relativeTriangles from relative coordinates (0–1) to actual pixel coordinates
  // MDN Arrow Function: https://developer.mozilla.org/en-US/docs/Web/JavaScript/Reference/Functions/Arrow_functions
  triangles = relativeTriangles.map(tri => {
    return tri.map(pt => {
      return createVector(
        border.x + pt.x * border.w,
        border.y + pt.y * border.h
      );
    });
  });
}

// Draw gradient triangles representing emotional complexity
// The drawGradientTriangle function is modifyed base on the code from Jules Kris, Tristan Bunn, and the code is from the p5.js library.
// The link for the p5.js library: https://p5js.org/tutorials/color-gradients/
function drawGradientTriangle(p1, p2, p3, c1, c2) {
  let steps = 40; // Smoothness of emotional gradient
  for (let i = 0; i <= steps; i++) {
    let t = i / steps; // Define the step
    let xa = lerp(p1.x, p2.x, t); // Define the x coordinate of the triangle
    let ya = lerp(p1.y, p2.y, t); // Define the y coordinate of the triangle
    let xb = lerp(p1.x, p3.x, t); // Define the x coordinate of the triangle
    let yb = lerp(p1.y, p3.y, t); // Define the y coordinate of the triangle
    let col = lerpColor(c1, c2, t); // Define the color of the triangle
    stroke(col); // Draw the triangle with the color
    line(xa, ya, xb, yb); // Draw the triangle with the color
  }
}


//---------------- Function: draw bottom right shapes ----------------//
function drawBottomRight(scaleX, scaleY) {
  push();

  translate(width, height); // Move the origin to the bottom right corner.
  scale(-1, -1);            // Horizontal + vertical flip.
  for (let i = 0; i < circles_bottomright_yellow.length; i++) {
    let c = circles_bottomright_yellow[i];
    fill(c.color);
    noStroke();
    let x = c.x * scaleX;
    let y = c.y * scaleY;
    let r = c.r * ((scaleX + scaleY) / 2);
    ellipse(x, y, r * 2, r * 2);
  }
  for (let i = 0; i < rects_bottom_right_yellow.length; i++) {
    let r = rects_bottom_right_yellow[i];
    fill(r.color);
    noStroke();
    rect(
      r.x * scaleX,
      r.y * scaleY,
      r.w * scaleX,
      r.h * scaleY
    );
  }
  for (let i = 0; i < rects_bottom_right_blue.length; i++) {
    let r = rects_bottom_right_blue[i];
    fill(r.color);
    noStroke();
    rect(
      r.x * scaleX,
      r.y * scaleY,
      r.w * scaleX,
      r.h * scaleY
    );
  }
  for (let i = 0; i < circles_bottomright_blue.length; i++) {
    let c = circles_bottomright_blue[i];
    fill(c.color);
    noStroke();
    let x = c.x * scaleX;
    let y = c.y * scaleY;
    let r = c.r * ((scaleX + scaleY) / 2);
    ellipse(x, y, r * 2, r * 2);
  }
  for (let i = 0; i < lines_bottomright.length; i++) {
    let l = lines_bottomright[i];
    stroke(makeRGB(17, 99, 247));
    strokeWeight(2);
    line(l.x1 * scaleX, l.y1 * scaleY, l.x2 * scaleX, l.y2 * scaleY);
  }
  for (let i = 0; i < arcs_bottomright.length; i++) {
    const arcs = arcs_bottomright[i];
    stroke(makeRGB(17, 99, 247));
    strokeWeight(2);
    noFill();
    arc(
      arcs.cx * scaleX,
      arcs.cy * scaleY,
      arcs.radius * ((scaleX + scaleY) / 2),
      arcs.radius * ((scaleX + scaleY) / 2),
      arcs.startAngle,
      arcs.endAngle,
    );
  }
  pop();
}

//---------------- Function: draw fixed shapes ----------------//
function drawFixedCircles(scaleX, scaleY) {
  let refCircle1 = { x: 140, y: 15, w: 130, h: 120 };
  let circleX1 = width - (refCircle1.x + refCircle1.w / 2) * scaleX;
  let circleY1 = refCircle1.y * scaleY + (refCircle1.h / 2) * scaleY;
  let radius1 = 25 * scaleX;
  let fillColor1 = makeRGB(248, 249, 251);
  fill(fillColor1);
  noStroke();
  ellipse(circleX1, circleY1, radius1 * 2, radius1 * 2);
  drawLinesInCircle({ x: circleX1, y: circleY1, r: radius1 });

  let refCircle2 = { x: 150, y: 210, w: 130, h: 120 };
  let circleX2 = width - (refCircle2.x + refCircle2.w / 2) * scaleX;
  let circleY2 = refCircle2.y * scaleY + (refCircle2.h / 2) * scaleY;
  let radius2 = 25 * scaleX;
  let fillColor2 = makeRGB(248, 249, 251);
  fill(fillColor2);
  noStroke();
  ellipse(circleX2, circleY2, radius2 * 2, radius2 * 2);
  drawLinesInCircle({ x: circleX2, y: circleY2, r: radius2 });
}

//---------------- Function: draw coordinates axes ----------------//
function drawCoordinates() {
  stroke(10);
  strokeWeight(5);
  let margin = 40;
  let margin1 = 40;
  let margin2 = 105;
  // Horizontal line
  line(margin2, height / 2, width - margin2, height / 2);
  // Vertical lines
  line(width / 2, margin1, width / 2, height - margin1);
  // Text style
  textAlign(CENTER, CENTER);
  textSize(20);
  noStroke();
  fill(20);
  // Horizontal line：Sensing and Intuition
  text('Sensing', margin / 2 + textWidth('Sensing') / 2, height / 2);
  text('Intuition', width - margin / 2 - textWidth('Intuition') / 2, height / 2);
  // Vertical lines：Thinking and Feeling
  text('Thinking', width / 2, margin / 2);
  text('Feeling', width / 2, height - margin / 2);
}

//---------------- Function: resize canvas ----------------//
function windowResized() {
  resizeCanvas(windowWidth, windowHeight);
  generateStructuredTriangles(6, 8);
  updateTriangles();// Update the triangles positions of the Sensing-Feeling quadrant visualization (left bottom)
  redraw();
}
